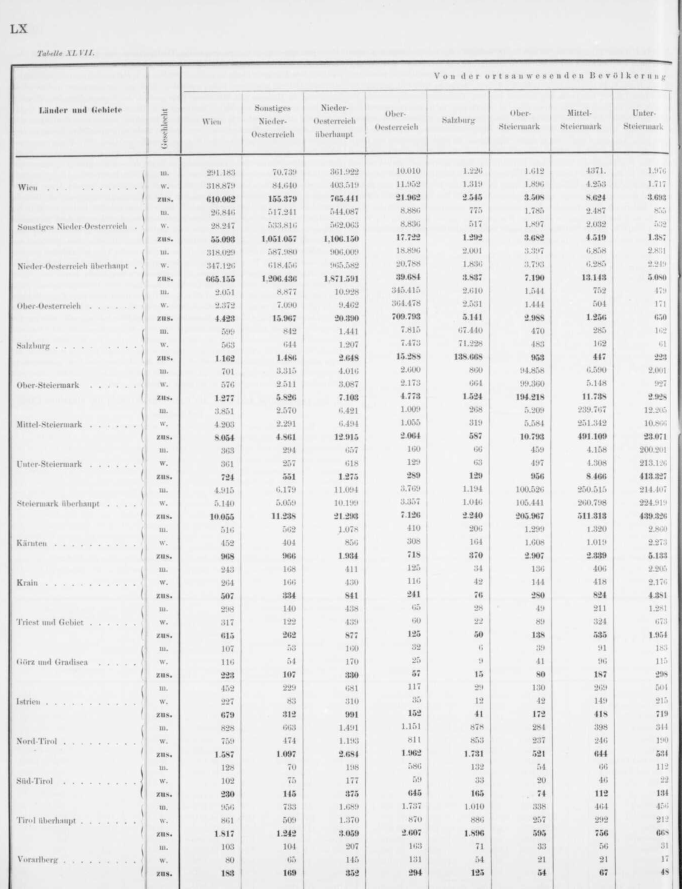
#> input picture Examples/PageExportCropped.png, 1364 x 1777 px, found by its file name (shown at 1/2 size)
$ python _tests.py
#> lines starting #> are read from the running program, lines starting #| are printed output that depends on the picture
### Code/TableDetectionTests/luminositybased.py
from PIL import Image, ImageDraw
import numpy as np

def calculate_luminosity(image):
    # Convert the image to RGB (if it's not already)
    image = image.convert('RGB')
    pixels = np.array(image)
    # Apply luminosity formula
    luminosity = 0.299 * pixels[:, :, 0] + 0.587 * pixels[:, :, 1] + 0.114 * pixels[:, :, 2]
    return luminosity

def find_peaks(axis,luminosity,pointgap):
    # Calculate the average luminosity
    avg_luminosity = np.mean(luminosity, axis)
    # Find peaks: we consider a point as a peak if it's lower than its neighbors
    peaks = []
    error_count=0
    for i in range(1, len(avg_luminosity) - 1):
        #print(avg_luminosity[i])

        inRange = False

        for iasa in range(1, pointgap):
            try:
                if avg_luminosity[i] > avg_luminosity[i - iasa] and avg_luminosity[i] > avg_luminosity[i + iasa]:
                    inRange = True
                else:
                    inRange = False
                    break
            except:
                error_count = error_count + 1
        if (inRange):
            peaks.append(i)

    return peaks


def find_troughs(axis,luminosity,pointgap):
    # Calculate the average luminosity for each column
    avg_luminosity = np.mean(luminosity, axis)
    # Find troughs: we consider a point as a trough if it's lower than its neighbors
    troughs = []
    error_count=0
    rollingaverage = [avg_luminosity[0:pointgap*2]]
    for i in range(1, len(avg_luminosity) - 1):
        #print(avg_luminosity[i])

        if i > pointgap*2:
            rollingaverage = rollingaverage[:-1]
            try:
                rollingaverage.append(avg_luminosity[i+pointgap])
            except:
                print("Error outside average")

        inRange = False


        for iasa in range(1, pointgap):
            try:
                if avg_luminosity[i] > avg_luminosity[i - iasa] and avg_luminosity[i] > avg_luminosity[i + iasa]:
                    print(str(mean(rollingaverage)-avg_luminosity[i]))
                    if mean(rollingaverage) - avg_luminosity[i] > 10:
                        inRange = True
                else:
                    if mean(rollingaverage) - avg_luminosity[i] > 30:
                        inRange = True
                    break
            except:
                error_count = error_count + 1
        if (inRange):
            troughs.append(i)

    return troughs


def draw_lines(image, lines):
    draw = ImageDraw.Draw(image)
    width, height = image.size
    for x, line in enumerate(lines):
        if (line-lines[x-1] > 5):
            draw.line([(0, line), (width, line)], fill='red', width=1)
    return image

def draw_vertical_lines(image, lines):
    draw = ImageDraw.Draw(image)
    width, height = image.size
    for line in lines:
        draw.line([(line, 0), (line, height)], fill='blue', width=1)
    return image


def findTable(image_path="Image/Path/here",HorizontalState = "border",VerticalState = "border",horizontalgap = 15/2077, verticalgap = 80/1474):

    #Gap between peaks/troughs before consider new peak/trough

#> called with HorizontalState = 'borderless', VerticalState = 'border', horizontalgap = 0.00722, verticalgap = 0.0543
    image = Image.open(image_path)
#> image is the input picture: PIL image 1364x1777 RGBA; mean R, G, B, A 233.6, 233.6, 233.6, 255
    # Process image
    wid, hgt = image.size
#> wid = 1364; hgt = 1777

    luminosity = calculate_luminosity(image)
    if (HorizontalState == "borderless"):
        Horizontal = find_peaks(1,luminosity,round(hgt*horizontalgap))
#> in find_peaks, `avg_luminosity = np.mean(luminosity, axis)`: avg_luminosity = 1777 values, max 241.4 at index 1020, min 159.9 at index 122, mean 233.6
#> the loop in find_peaks, `for i in range(1, len(avg_luminosity) - 1):` made 1775 passes
#> after the loop in find_peaks, `for i in range(1, len(avg_luminosity) - 1):`: error_count = 0; peaks = 67 values from 45 to 1756
#> Horizontal = 67 values from 45 to 1756
    else:
        Horizontal = find_troughs(1,luminosity,round(hgt*horizontalgap))
    if (VerticalState == "borderless"):
        Vertical = find_peaks(0,luminosity,round(wid*verticalgap))
    else:
        Vertical = find_troughs(0,luminosity,round(wid*verticalgap))
#> in find_troughs, `avg_luminosity = np.mean(luminosity, axis)`: avg_luminosity = 1364 values, max 241.5 at index 727, min 104.5 at index 1358, mean 233.6
#> after the loop in find_troughs, `for i in range(1, len(avg_luminosity) - 1):`: error_count = 99426; rollingaverage = []
#> Vertical = []


    result_image = draw_lines(image, Horizontal)
#> the loop in draw_lines, `for x, line in enumerate(lines):` made 67 passes
#> line on passes 1 to 12: 45, 84, 116, 140, 163, 187, 204, 233, 261, 276, 293, 318
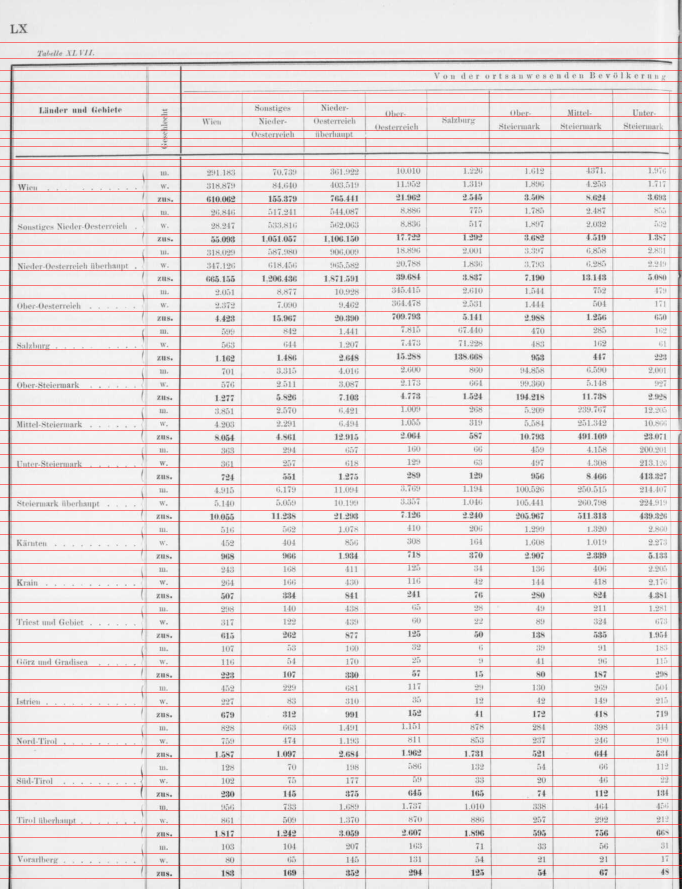
#> result_image: PIL image 1364x1777 RGBA (shown at 1/2 size); mean R, G, B, A 234.2, 224.8, 224.8, 255
    final_image = draw_vertical_lines(image, Vertical)

    #final_image.save('output_image_with_lines.png')
    final_image.show()

    return [Horizontal,Vertical]

def convert_to_pairs(lst):
    # Create a list of lists where each sublist contains two consecutive elements
    return [[lst[i], lst[i + 1]] for i in range(len(lst) - 1)]

### Code/TableDetectionTests/_tests.py
from luminositybased import *

# Load image
print(findTable('/home/schmilly/ProfComp3200_38Project/Examples/PageExportCropped.png',"borderless","border"))
#print(findTable('/home/schmilly/ProfComp3200_38Project/Examples/IndiaPageExport.png',"borderless","borderless"))
#print(findTable('/home/schmilly/ProfComp3200_38Project/Examples/MoroccoPageExport.png',"borderless","borderless"))
#print(findTable('/home/schmilly/ProfComp3200_38Project/Examples/IsraelPageExport.png',"borderless","border",1/100,1/100))

$ run again, with Examples/IndiaPageExport.png copied over Examples/PageExportCropped.png
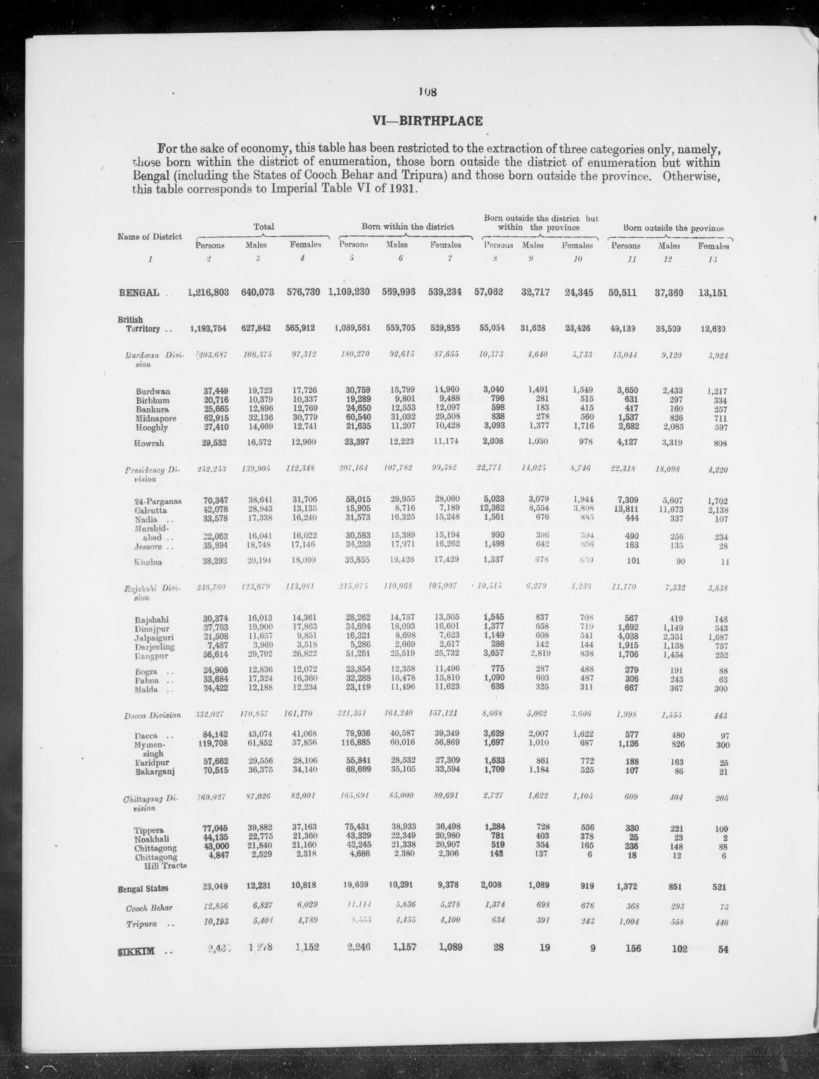
#> input picture Examples/IndiaPageExport.png, 1638 x 2157 px, found by its file name (shown at 1/2 size)
#> in findTable, image is the input picture: PIL image 1638x2157 RGBA; mean R, G, B, A 214.4, 214.4, 214.4, 255
#> image: PIL image 1638x2157 RGB
#> in find_peaks, `avg_luminosity = np.mean(luminosity, axis)`: avg_luminosity = 2157 values, max 236.4 at index 1152, min 0.933 at index 0, mean 214.4
#> the loop in find_peaks, `for i in range(1, len(avg_luminosity) - 1):` made 2155 passes
#> after the loop in find_peaks, `for i in range(1, len(avg_luminosity) - 1):`: error_count = 0; peaks = 53 values from 173 to 1931
#> in find_troughs, `avg_luminosity = np.mean(luminosity, axis)`: avg_luminosity = 1638 values, max 226.6 at index 215, min 50.88 at index 0, mean 214.4
#> after the loop in find_troughs, `for i in range(1, len(avg_luminosity) - 1):`: error_count = 143968; rollingaverage = []
#> the loop in draw_lines, `for x, line in enumerate(lines):` made 53 passes
#> line on passes 1 to 8: 173, 229, 266, 309, 336, 362, 412, 444
#> in findTable, `result_image = draw_lines(image, Horizontal)`:
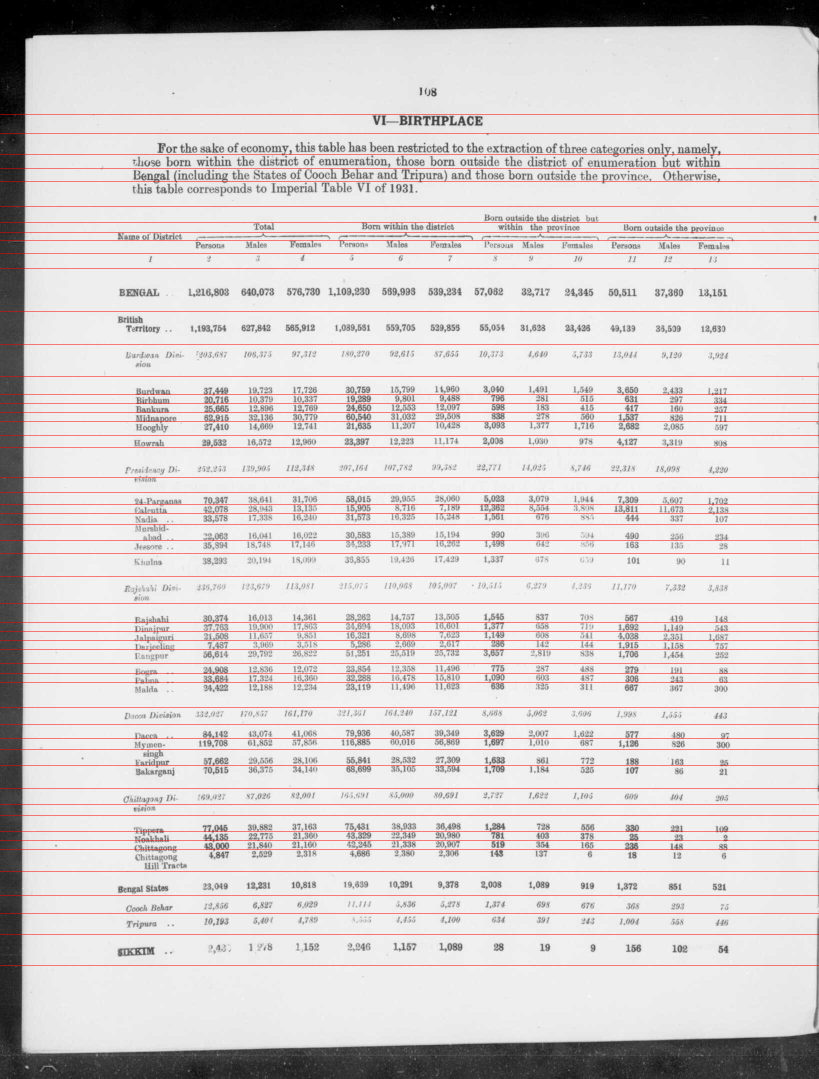
#> result_image: PIL image 1638x2157 RGBA (shown at 1/2 size); mean R, G, B, A 215, 208.8, 208.8, 255

$ run again, with Examples/IsraelPageExport.png copied over Examples/PageExportCropped.png
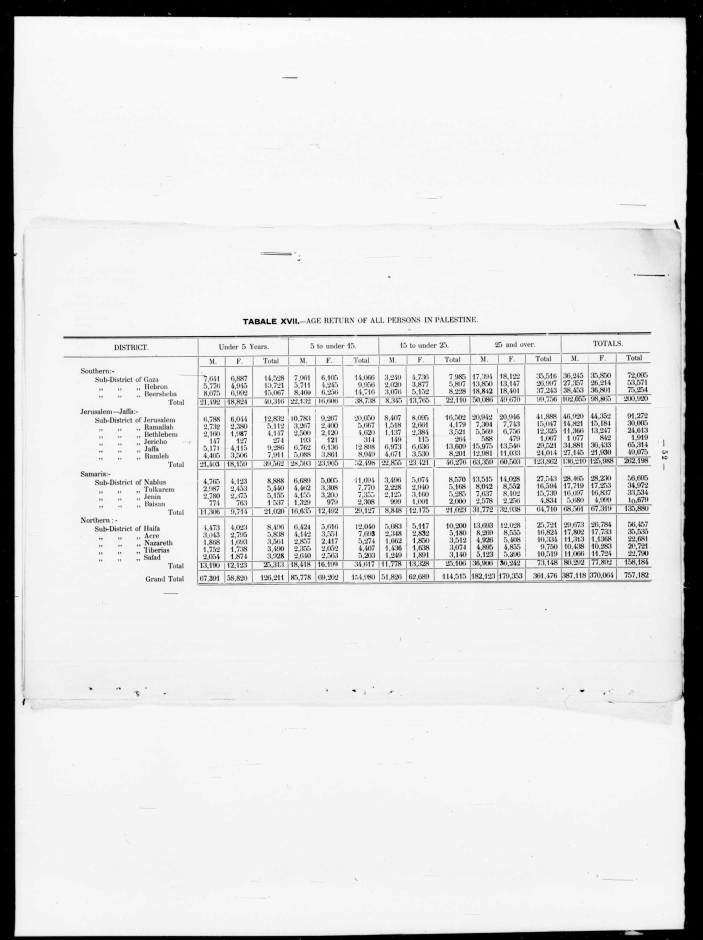
#> input picture Examples/IsraelPageExport.png, 2109 x 2819 px, found by its file name (shown at 1/3 size)
#> in findTable, image is the input picture: PIL image 2109x2819 RGBA; mean R, G, B, A 221.2, 221.2, 221.2, 255
#> image: PIL image 2109x2819 RGB
#> in find_peaks, `avg_luminosity = np.mean(luminosity, axis)`: avg_luminosity = 2819 values, max 237.8 at index 102, min 0.0455 at index 24, mean 221.2
#> the loop in find_peaks, `for i in range(1, len(avg_luminosity) - 1):` made 2817 passes
#> after the loop in find_peaks, `for i in range(1, len(avg_luminosity) - 1):`: error_count = 0; peaks = 42 values from 102 to 2719
#> in find_troughs, `avg_luminosity = np.mean(luminosity, axis)`: avg_luminosity = 2109 values, max 240.1 at index 585, min 0.00745 at index 0, mean 221.2
#> after the loop in find_troughs, `for i in range(1, len(avg_luminosity) - 1):`: error_count = 238091; rollingaverage = []
#> the loop in draw_lines, `for x, line in enumerate(lines):` made 42 passes
#> line on passes 1 to 8: 102, 215, 237, 263, 296, 331, 424, 599
#> in findTable, `result_image = draw_lines(image, Horizontal)`:
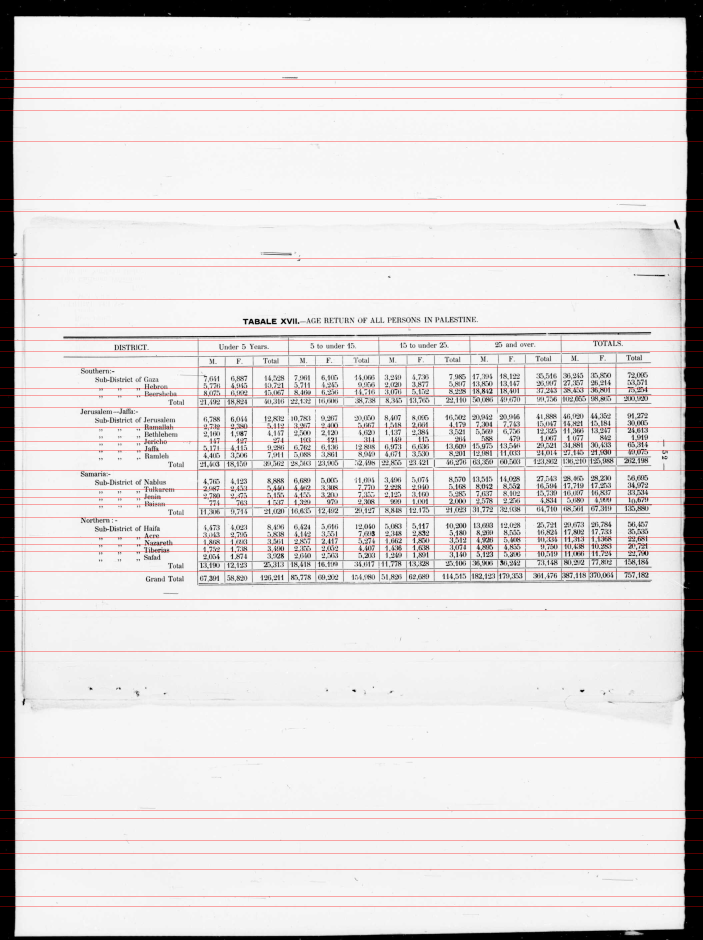
#> result_image: PIL image 2109x2819 RGBA (shown at 1/3 size); mean R, G, B, A 221.6, 217.9, 217.9, 255
